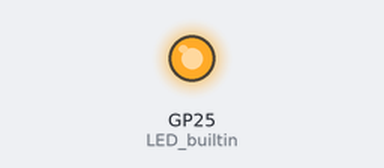
A program run on a simulated Raspberry Pi Pico running MicroPython. On the bench: output pins drawn as LEDs (lit = HIGH). Random numbers come from a fixed seed; the board's own WiFi access point starts at once; one TCP client connects 1 s after the port opens and stays connected; what the program prints to the serial console is not drawn.

Above: at 0.1 s.
At 3.1 s:
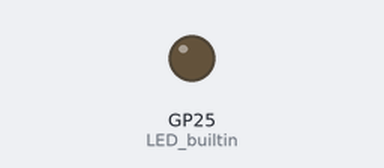
Timing chart, 0 to 5.5 s (numbered marks = the images above):
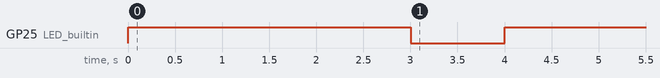

The program:

robot-wifiV2.py
```python
#1 connexion wifi ACCESS POINT
import network
import time

from machine import Pin
LED_builtin = Pin('LED', Pin.OUT) #create output pin
LED_builtin.off()

wlan = network.WLAN(network.AP_IF)
wlan.config(essid= 'Robot', password = '123456789')
wlan.active(True)
wlan.config(pm = 0xa11140)  #augmente la réactivité

while wlan.active == False :
    pass

print("Access point actif")
print(wlan.ifconfig())
print('Réseau wifi : Robot et mot de passe : 123456789')
LED_builtin.on()  #info serveur OK
time.sleep(3)
LED_builtin.off()


# Open socket
import socket
s = socket.socket()
s.bind(('0.0.0.0', 80))
s.listen(1)

import random #simulation capteur

# Listen for connections
while True:
        cl,port = s.accept()
        while True :
            LED_builtin.on()  #connexion client (télécommande)

            request = cl.recv(1024) #reception données client
            #Analyse des infos télécommande  (request)
            request_dec = request.decode() # transforme un  bytearray en str
            request_split= request_dec.split(';') #séparer les données CSV
            joy_X_reçu = int(request_split[0]) #int car c’est des nombres
            joy_Y_reçu = int(request_split[1])
            print('joy_X_reçu :', joy_X_reçu,'\t joy_y_reçu :', joy_Y_reçu)

            # Préparation donnéees capteurs du robot (réponse au request)
            # simulation valeur capteurs robot
            capteur_robot_mur = random.randint(0,125)
            capteur_robot_ligne = random.randint(1,5)
            # Assemblage des données avec séparateur csv
            infos_capteurs_robot = str(capteur_robot_mur) + ';' + str(capteur_robot_ligne)
            response = infos_capteurs_robot # Préparation de la réponse
            cl.send(response) # envoie au client
        cl.close()
        print('connection close')
        LED_builtin.off()
```

Measured:
- by itself, GP25 (LED_builtin): HIGH → LOW at 3.0 s, → HIGH 1.0 s later
